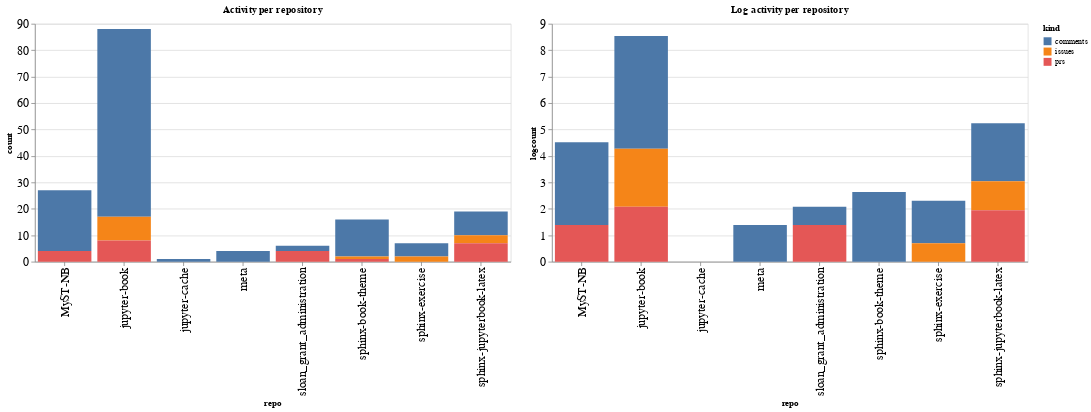

Notebook cell for this chart:
### Code cell
ch1 = alt.Chart(repo_summaries, width=600, title="Activity per repository").mark_bar().encode(
    x='repo',
    y='count',
    color='kind',
    tooltip="kind"
)

ch2 = alt.Chart(repo_summaries, width=600, title="Log activity per repository").mark_bar().encode(
    x='repo',
    y='logcount',
    color='kind',
    tooltip="kind"
)

ch1 | ch2

### Figure 1 — Vega-Lite specification as saved in the notebook (floating-point values rounded to 4 significant figures)
{"config": {"axisLeft": {"labelFontSize": 15}, "axisBottom": {"labelFontSize": 15}}, "hconcat": [{"mark": "bar", "encoding": {"color": {"type": "nominal", "field": "kind"}, "tooltip": {"type": "nominal", "field": "kind"}, "x": {"type": "nominal", "field": "repo"}, "y": {"type": "quantitative", "field": "count"}}, "title": "Activity per repository", "width": 600}, {"mark": "bar", "encoding": {"color": {"type": "nominal", "field": "kind"}, "tooltip": {"type": "nominal", "field": "kind"}, "x": {"type": "nominal", "field": "repo"}, "y": {"type": "quantitative", "field": "logcount"}}, "title": "Log activity per repository", "width": 600}], "data": {"name": "data-7c824fdadc24ea1785ae30d859eb5c21"}, "$schema": "https://vega.github.io/schema/vega-lite/v4.8.1.json", "datasets": {"data-7c824fdadc24ea1785ae30d859eb5c21": [{"repo": "MyST-NB", "kind": "comments", "count": 23, "logcount": 3.135}, {"repo": "MyST-NB", "kind": "prs", "count": 4, "logcount": 1.386}, {"repo": "jupyter-book", "kind": "comments", "count": 71, "logcount": 4.263}, {"repo": "jupyter-book", "kind": "issues", "count": 9, "logcount": 2.197}, {"repo": "jupyter-book", "kind": "prs", "count": 8, "logcount": 2.079}, {"repo": "jupyter-cache", "kind": "comments", "count": 1, "logcount": 0.0}, {"repo": "meta", "kind": "comments", "count": 4, "logcount": 1.386}, {"repo": "sloan_grant_administration", "kind": "comments", "count": 2, "logcount": 0.6931}, {"repo": "sloan_grant_administration", "kind": "prs", "count": 4, "logcount": 1.386}, {"repo": "sphinx-book-theme", "kind": "comments", "count": 14, "logcount": 2.639}, {"repo": "sphinx-book-theme", "kind": "issues", "count": 1, "logcount": 0.0}, {"repo": "sphinx-book-theme", "kind": "prs", "count": 1, "logcount": 0.0}, {"repo": "sphinx-exercise", "kind": "comments", "count": 5, "logcount": 1.609}, {"repo": "sphinx-exercise", "kind": "issues", "count": 2, "logcount": 0.6931}, {"repo": "sphinx-jupyterbook-latex", "kind": "comments", "count": 9, "logcount": 2.197}, {"repo": "sphinx-jupyterbook-latex", "kind": "issues", "count": 3, "logcount": 1.099}, {"repo": "sphinx-jupyterbook-latex", "kind": "prs", "count": 7, "logcount": 1.946}]}}
